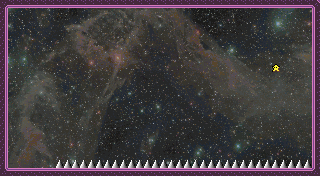

Below is a game level as drawn by its tile map, then a one-line description and the .tmx that defines it (tile-layer data replaced by summaries):
An orthogonal 40x22 tile map with 8x8 px tiles, 1 tile layer (Tile Layer 1), 1 image layer and 93 objects.

<map version="1.10" tiledversion="1.10.2" orientation="orthogonal" renderorder="right-down" width="40" height="22" tilewidth="8" tileheight="8" infinite="0" nextlayerid="4" nextobjectid="94">
 <tileset firstgid="1" source="../../../purple.tsx" />
 <imagelayer id="2" name="coool" offsetx="-0.343366" offsety="0">
  <image source="../../../space2.png" width="320" height="176" />
 </imagelayer>
 <layer id="1" name="Tile Layer 1" width="40" height="22">
  <properties>
   <property name="player" type="bool" value="true" />
  </properties>
  <data>[880 cells, 153 non-empty, 10 distinct tile ids]</data>
 </layer>
 <objectgroup id="3" name="stuffie">
  <object id="1" gid="129" x="56" y="152" width="8" height="8" />
  <object id="2" gid="129" x="64" y="152" width="8" height="8" />
  <object id="3" gid="129" x="72" y="152" width="8" height="8" />
  <object id="4" gid="129" x="104" y="128" width="8" height="8" />
  <object id="5" gid="129" x="104" y="128" width="8" height="8" />
  <object id="6" gid="129" x="112" y="128" width="8" height="8" />
  <object id="7" gid="129" x="96" y="128" width="8" height="8" />
  <object id="8" gid="129" x="136" y="112" width="8" height="8" />
  <object id="9" gid="129" x="144" y="112" width="8" height="8" />
  <object id="10" gid="129" x="160" y="112" width="8" height="8" />
  <object id="11" gid="129" x="152" y="112" width="8" height="8" />
  <object id="12" gid="129" x="168" y="112" width="8" height="8" />
  <object id="13" gid="129" x="176" y="112" width="8" height="8" />
  <object id="14" gid="129" x="192" y="104" width="8" height="8" />
  <object id="15" gid="129" x="200" y="104" width="8" height="8" />
  <object id="16" gid="129" x="208" y="104" width="8" height="8" />
  <object id="17" gid="129" x="224" y="104" width="8" height="8" />
  <object id="18" gid="129" x="216" y="104" width="8" height="8" />
  <object id="19" gid="129" x="232" y="104" width="8" height="8" />
  <object id="20" gid="129" x="240" y="104" width="8" height="8" />
  <object id="21" gid="129" x="248" y="104" width="8" height="8" />
  <object id="22" gid="129" x="264" y="88" width="8" height="8" />
  <object id="23" gid="129" x="272" y="88" width="8" height="8" />
  <object id="24" gid="129" x="288" y="88" width="8" height="8" />
  <object id="25" gid="129" x="280" y="88" width="8" height="8" />
  <object id="26" gid="131" x="56" y="168" width="8" height="8" />
  <object id="27" gid="131" x="88" y="168" width="8" height="8" />
  <object id="28" gid="131" x="64" y="168" width="8" height="8" />
  <object id="29" gid="131" x="72" y="168" width="8" height="8" />
  <object id="30" gid="131" x="88" y="168" width="8" height="8" />
  <object id="31" gid="131" x="96" y="168" width="8" height="8" />
  <object id="32" gid="131" x="80" y="168" width="8" height="8" />
  <object id="33" gid="131" x="112" y="168" width="8" height="8" />
  <object id="34" gid="131" x="96" y="168" width="8" height="8" />
  <object id="35" gid="131" x="120" y="168" width="8" height="8" />
  <object id="36" gid="131" x="104" y="168" width="8" height="8" />
  <object id="37" gid="131" x="128" y="168" width="8" height="8" />
  <object id="38" gid="131" x="136" y="168" width="8" height="8" />
  <object id="39" gid="131" x="152" y="168" width="8" height="8" />
  <object id="40" gid="131" x="160" y="168" width="8" height="8" />
  <object id="41" gid="131" x="168" y="168" width="8" height="8" />
  <object id="42" gid="131" x="144" y="168" width="8" height="8" />
  <object id="43" gid="131" x="176" y="168" width="8" height="8" />
  <object id="44" gid="131" x="192" y="168" width="8" height="8" />
  <object id="45" gid="131" x="184" y="168" width="8" height="8" />
  <object id="46" gid="131" x="200" y="168" width="8" height="8" />
  <object id="47" gid="131" x="216" y="168" width="8" height="8" />
  <object id="48" gid="131" x="224" y="168" width="8" height="8" />
  <object id="49" gid="131" x="208" y="168" width="8" height="8" />
  <object id="50" gid="131" x="240" y="168" width="8" height="8" />
  <object id="51" gid="131" x="232" y="168" width="8" height="8" />
  <object id="52" gid="131" x="248" y="168" width="8" height="8" />
  <object id="53" gid="131" x="264" y="168" width="8" height="8" />
  <object id="54" gid="131" x="272" y="168" width="8" height="8" />
  <object id="55" gid="131" x="248" y="168" width="8" height="8" />
  <object id="56" gid="131" x="280" y="168" width="8" height="8" />
  <object id="57" gid="131" x="256" y="168" width="8" height="8" />
  <object id="58" gid="131" x="296" y="168" width="8" height="8" />
  <object id="59" gid="131" x="280" y="168" width="8" height="8" />
  <object id="60" gid="131" x="304" y="168" width="8" height="8" />
  <object id="61" gid="131" x="288" y="168" width="8" height="8" />
  <object id="62" gid="130" x="56" y="16" width="8" height="8">
   <properties>
    <property name="direction" value="S" />
    <property name="distance" type="int" value="18" />
   </properties>
  </object>
  <object id="63" gid="130" x="64" y="16" width="8" height="8">
   <properties>
    <property name="direction" value="S" />
    <property name="distance" type="int" value="18" />
   </properties>
  </object>
  <object id="64" gid="130" x="72" y="16" width="8" height="8">
   <properties>
    <property name="direction" value="S" />
    <property name="distance" type="int" value="18" />
   </properties>
  </object>
  <object id="65" gid="130" x="80" y="16" width="8" height="8">
   <properties>
    <property name="direction" value="S" />
    <property name="distance" type="int" value="18" />
   </properties>
  </object>
  <object id="66" gid="130" x="96" y="16" width="8" height="8">
   <properties>
    <property name="direction" value="S" />
    <property name="distance" type="int" value="18" />
   </properties>
  </object>
  <object id="67" gid="130" x="88" y="16" width="8" height="8">
   <properties>
    <property name="direction" value="S" />
    <property name="distance" type="int" value="18" />
   </properties>
  </object>
  <object id="68" gid="130" x="104" y="16" width="8" height="8">
   <properties>
    <property name="direction" value="S" />
    <property name="distance" type="int" value="18" />
   </properties>
  </object>
  <object id="69" gid="130" x="112" y="16" width="8" height="8">
   <properties>
    <property name="direction" value="S" />
    <property name="distance" type="int" value="18" />
   </properties>
  </object>
  <object id="70" gid="130" x="120" y="16" width="8" height="8">
   <properties>
    <property name="direction" value="S" />
    <property name="distance" type="int" value="18" />
   </properties>
  </object>
  <object id="71" gid="130" x="136" y="16" width="8" height="8">
   <properties>
    <property name="direction" value="S" />
    <property name="distance" type="int" value="18" />
   </properties>
  </object>
  <object id="72" gid="130" x="128" y="16" width="8" height="8">
   <properties>
    <property name="direction" value="S" />
    <property name="distance" type="int" value="18" />
   </properties>
  </object>
  <object id="73" gid="130" x="144" y="16" width="8" height="8">
   <properties>
    <property name="direction" value="S" />
    <property name="distance" type="int" value="18" />
   </properties>
  </object>
  <object id="74" gid="130" x="152" y="16" width="8" height="8">
   <properties>
    <property name="direction" value="S" />
    <property name="distance" type="int" value="18" />
   </properties>
  </object>
  <object id="75" gid="130" x="168" y="16" width="8" height="8">
   <properties>
    <property name="direction" value="S" />
    <property name="distance" type="int" value="18" />
   </properties>
  </object>
  </objectgroup>
</map>
<!-- 18 of 93 objects omitted -->
